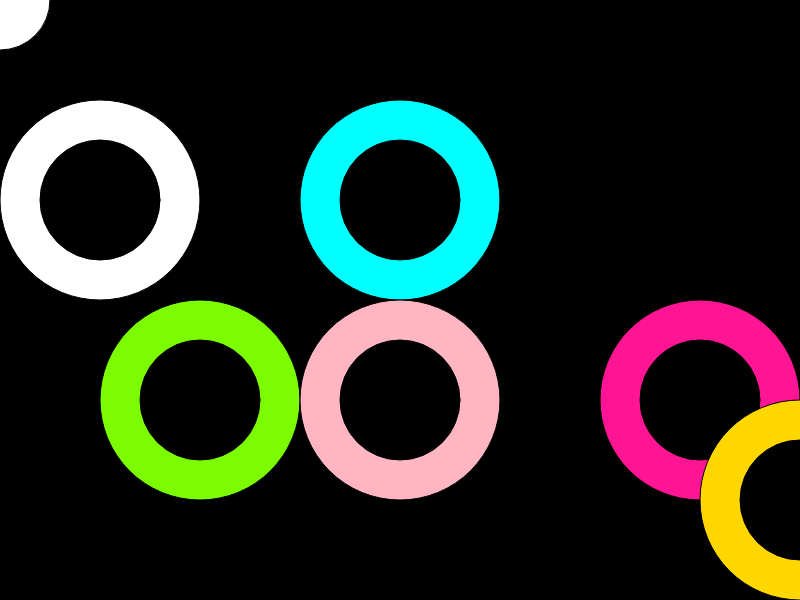
Frame 1 (no input)
Frame 60 (no input): identical to frame 1, image omitted
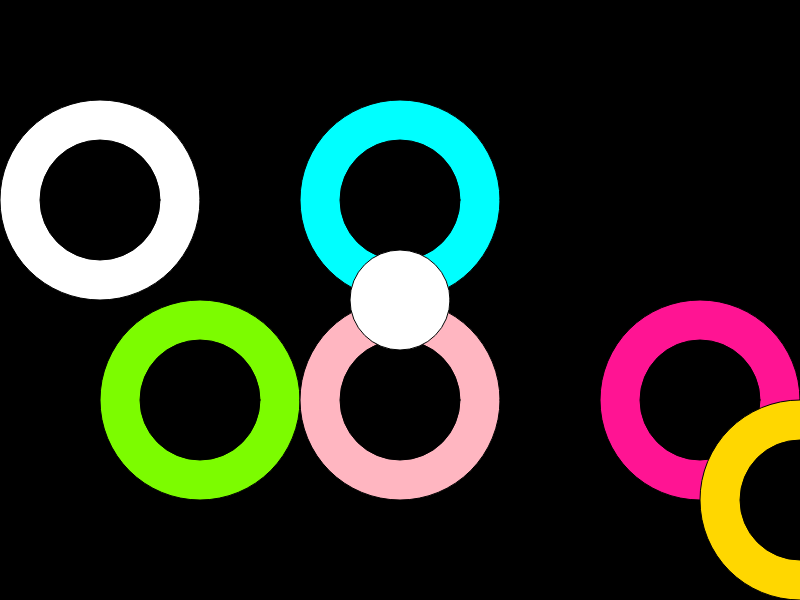
Frame 120 (the mouse pressed at the canvas centre since frame 60)

The p5.js sketch that drew these frames (run headless with seeded random() and noise() and a simulated clock; from frame 60 on, the mouse is pressed at the canvas centre):

// p5.js sketch
// ── sketch.js
function setup()
{
    createCanvas(800,600);
	
}

function draw()

{

	background(0);
	

    fill(255);
    ellipse(100,200,200,200);
    fill(0);
    ellipse(100,200,120,120);



    fill(124,252,0);
    ellipse(200,400,200,200);
    fill(0);
    ellipse(200,400,120,120);

    drawDonut(0,255,255,400,200);
    drawDonut(255,20,147,700,400);
    drawDonut(255,215,0,800,500);
    drawDonut(255,182,193,400,400)


    fill(255,255,255);
    ellipse(mouseX,mouseY,100,100);

	}

function drawDonut(r,g,b,x,y)

{

    fill(r,g,b);
    ellipse(x,y,200,200);
    fill(0);
    ellipse(x,y,120,120);

}//
